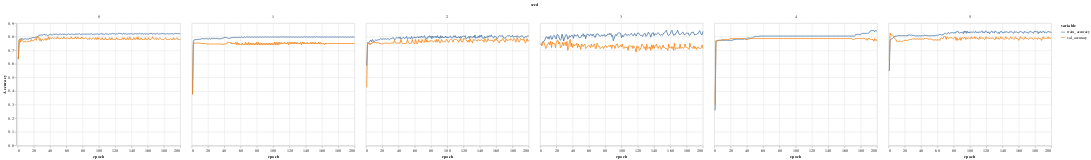

The notebook cell this image was saved under:
### Code cell
import altair as alt
alt.data_transformers.disable_max_rows()

source = results.reset_index().drop(['n','test_size','val_size'],axis=1).melt(id_vars=['epoch','seed'])

alt.Chart(source).mark_line().encode(
    x='epoch',
    y=alt.Y('value',title='Accuracy'),
    color='variable',
    column='seed'
)

### Figure 1 — Vega-Lite specification as saved in the notebook (floating-point values rounded to 4 significant figures; data arrays with more than 128 entries replaced by an {"elided": "..."} marker saying what was removed)
{"config": {"view": {"continuousWidth": 400, "continuousHeight": 300}}, "data": {"name": "data-8c1ae65020af0dad3abccee9daec29f1"}, "mark": "line", "encoding": {"color": {"type": "nominal", "field": "variable"}, "column": {"type": "quantitative", "field": "seed"}, "x": {"type": "quantitative", "field": "epoch"}, "y": {"type": "quantitative", "field": "value", "title": "Accuracy"}}, "$schema": "https://vega.github.io/schema/vega-lite/v4.8.1.json", "datasets": {"data-8c1ae65020af0dad3abccee9daec29f1": {"elided": "2400 records"}}}
